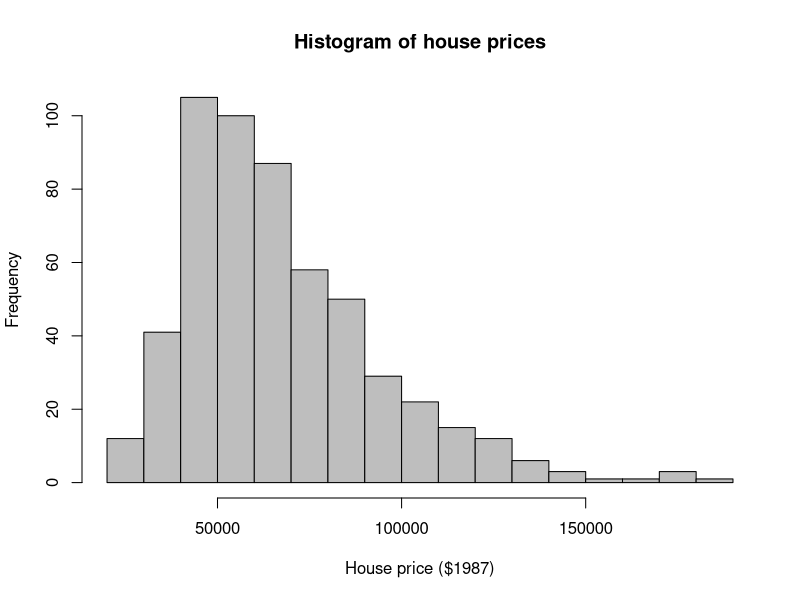
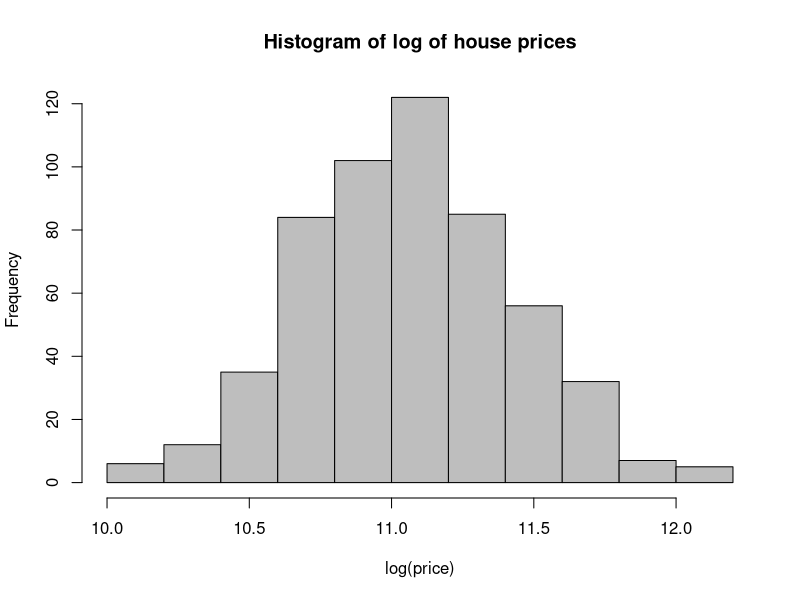
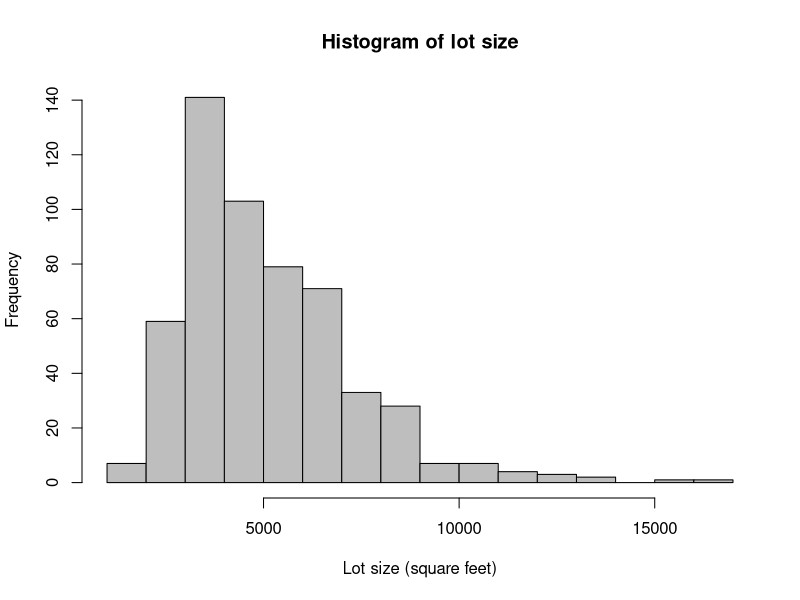
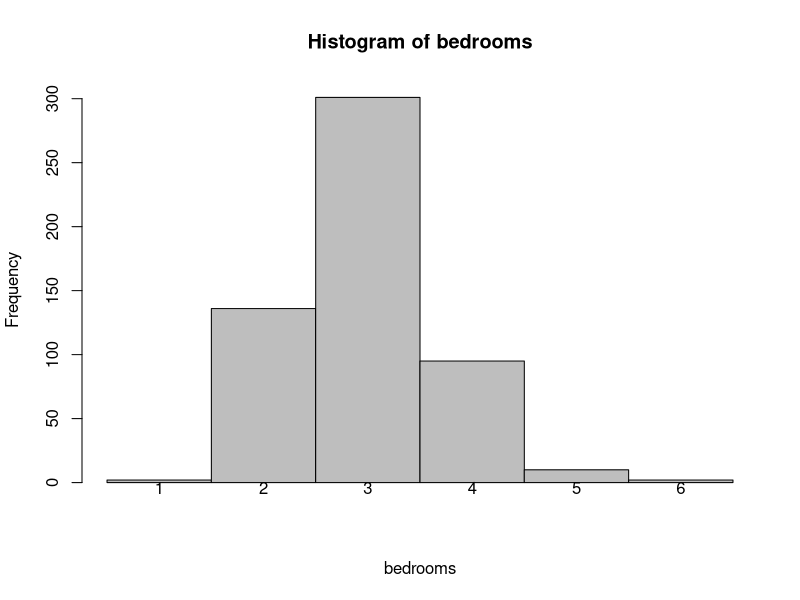
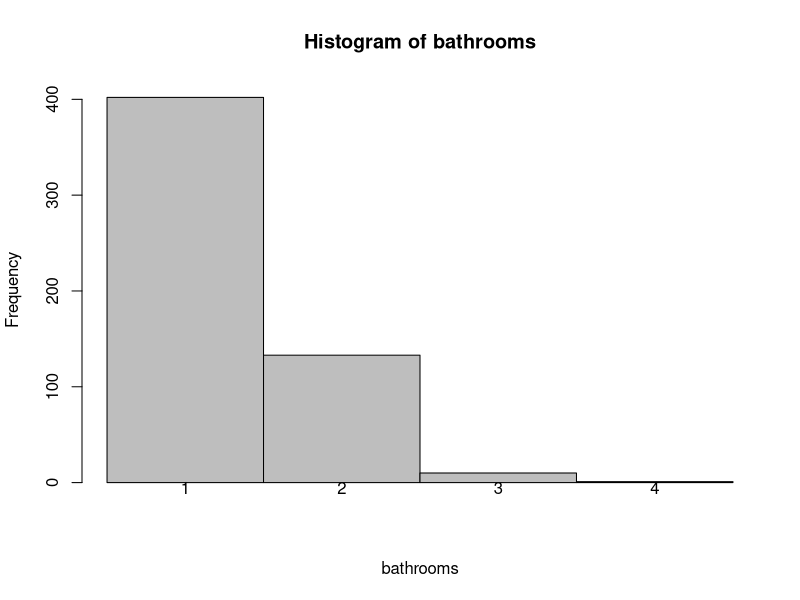
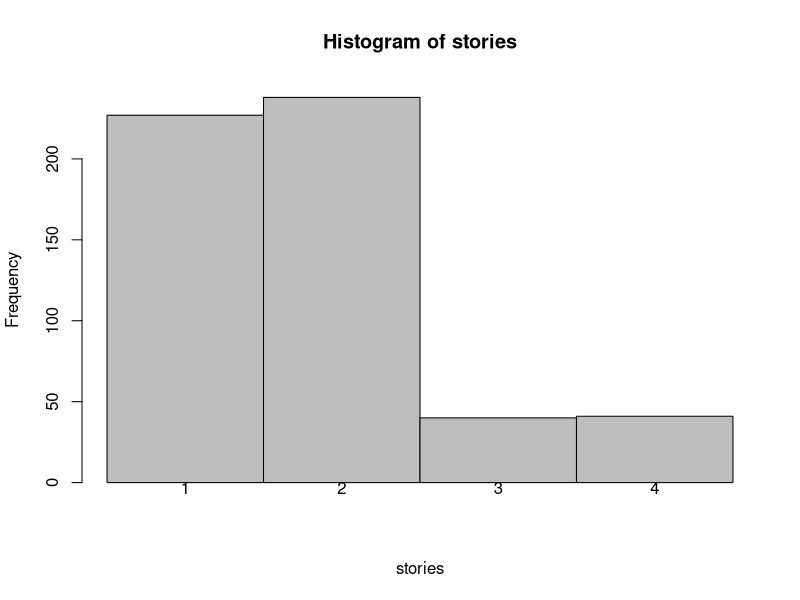

R code for these plots, in order:
# Author: Patrick Sheehan
# Purpose: Extension of Anglin and Gencay (1996)     
# Input: None
# Output(s): Histograms

# Set up function for the histograms which are discrete
discreteHist <- function(x){
  # Computes the breakpoints between histogram cells for a discrete variable
  # then outputs a histogram with discrete axis values
  #
  # Args:
  #   x: vector of values for a discrete variable
  #
  # Returns:
  #   A histogram with one bin for each value of x
  x.hist <- hist(x,
                 main=paste("Histogram of", deparse(substitute(x))),
                 xlab=deparse(substitute(x)),
                 breaks=seq(min(x), max(x)+1, by=1),
                 right=FALSE,
                 xaxt="n",
                 col="gray")
  axis(1, at=x.hist$mids, labels=seq(min(x), max(x), by=1), tick=FALSE, line=-2)
  return(x.hist)
}

require(AER) # Require data package
data(HousePrices) # Put the data in the workspace
pdf("histograms%d.pdf", onefile=FALSE) # Save on individual PDFs
# Histogram for house prices
price <- HousePrices$price
price.hist <- hist(price,
                   main="Histogram of house prices",
                   xlab="House price ($1987)",
                   breaks="Scott",
                   col="gray")
# Histogram for log house prices
log.price.hist <- hist(log(price),
                       main="Histogram of log of house prices",
                       xlab="log(price)",
                       breaks="Scott",
                       col="gray")
# Histogram for lot size
lot.size <- HousePrices$lotsize
lot.size.hist <- hist(lot.size,
                      main= "Histogram of lot size",
                      xlab="Lot size (square feet)",
                      breaks="Scott",
                      col="gray")
bedrooms <- HousePrices$bedrooms
bedrooms.hist <- discreteHist(bedrooms) # Histogram for number of bedrooms
bathrooms <- HousePrices$bathrooms
bathrooms.hist <- discreteHist(bathrooms) # Histogram for number of bathrooms
stories <- HousePrices$stories
stories.hist <- discreteHist(stories) # Histogram for number of stories
dev.off() # done
